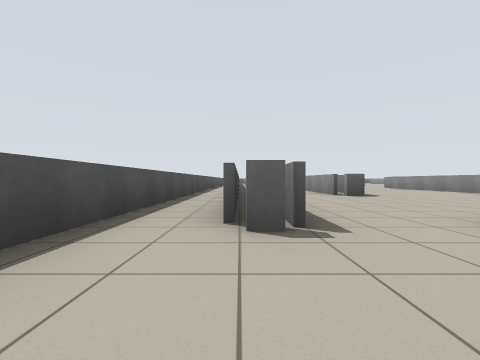
view 1 (above)

15 first-person views from a walk through a robot-simulator world made for Stage. The camera is 0.72 m above the floor, looks level and sees 85° across. Floor lines are 1 m apart. The floor is counted in squares, 2 m on a side. Each view is taken from the middle of a square. On the plan, view 1 faces up. The plan holds only what a view shows up to about 9 squares ahead; the rest is blank. The robots in the file are not drawn.

view 2
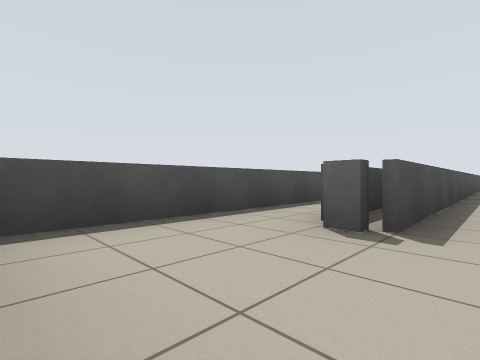

view 3
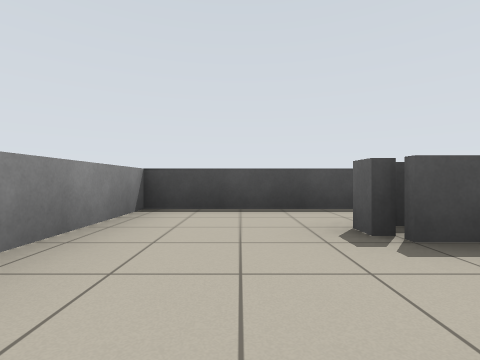

view 4
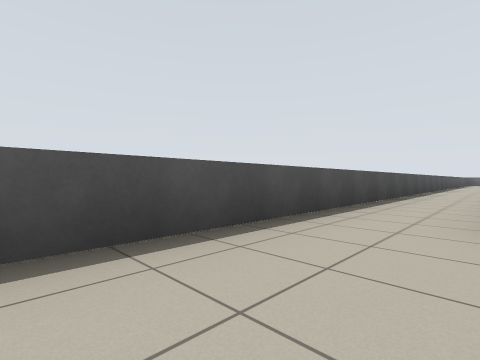

view 5
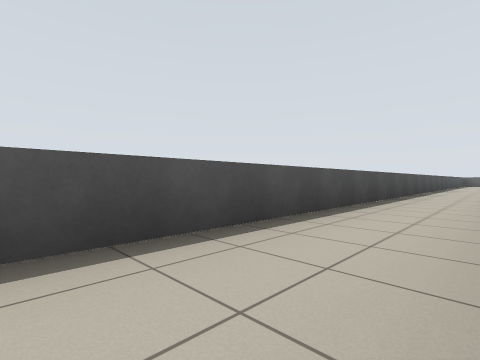

view 6
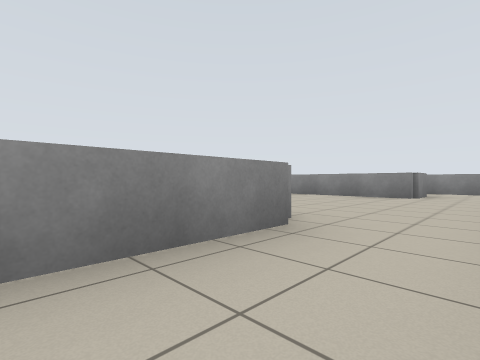

view 7
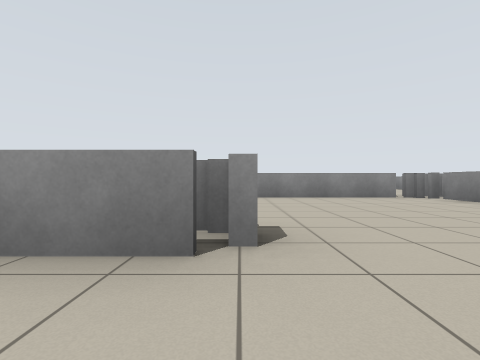

view 8
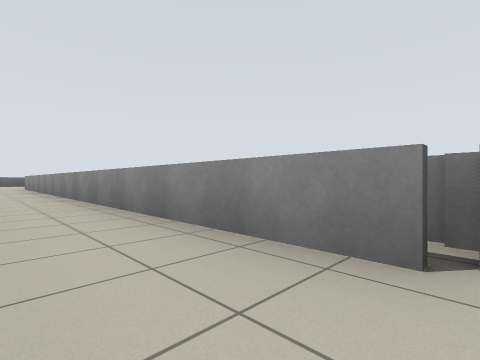

view 9
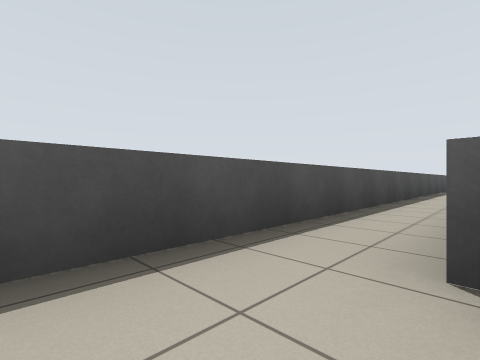

view 10
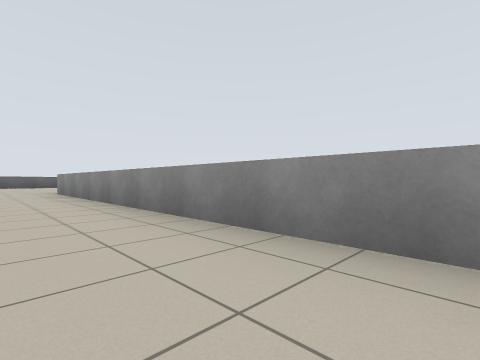

view 11
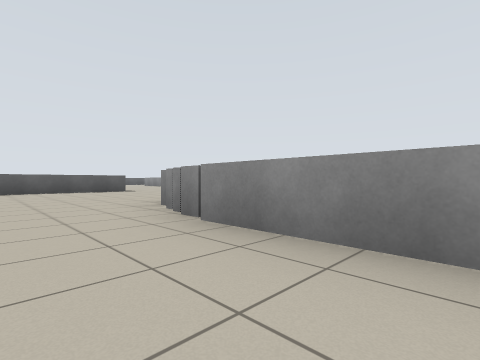

view 12
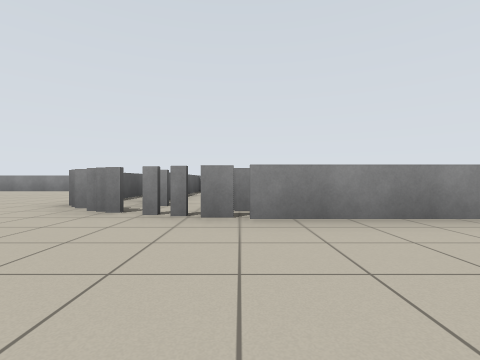

view 13
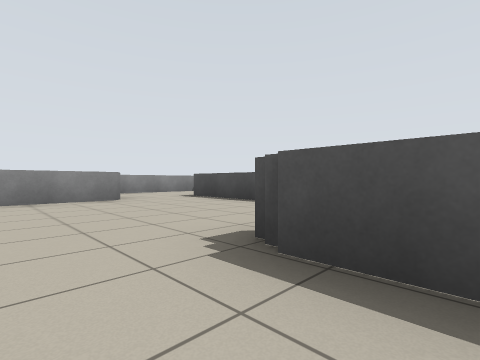

view 14
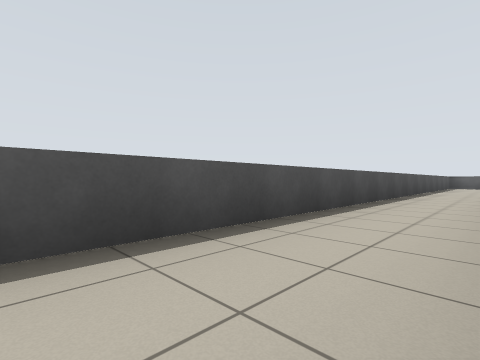

view 15
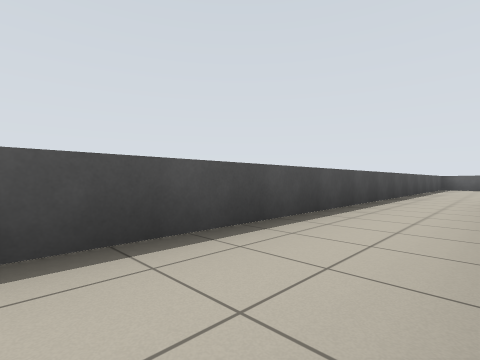

### Floor plan
Key: @ floor where view 1 was taken; . floor; = window, fence, low wall or low ledge.
Columns run from 2 left of view 1 to 13 right of it. Each row starts with its distance up from view 1.
 25    =
 24   =.
 23   =.
 22   =.
 21   =..
 20   =..
 19   =..          =
 18   =..  ====   .=
 17   =..= ..... ..=
 16   =..= ........
 15   =..= ......
 14   =..= .....
 13   =..= ..====
 12   =..= ..======
 11 = =..=...=
 10 = =..= ..=
  9 =.=..= ..=
  8 =.=..=...=
  7 =.=..=...=
  6 =.=..=...=
  5 =.=......=
  4 =.=......=
  3 =.=......=
  2 =.=..=====
  1 =....=
  0 =.@..
 -1  ====

Positions as (right, up) in squares from view 1, and headings:
1: (0, 0), facing up
2: (1, 0), facing up-left
3: (2, 1), facing left
4: (2, 4), facing up-left
5: (2, 6), facing up-left
6: (1, 8), facing down-right
7: (1, 6), facing right
8: (1, 6), facing up-right
9: (0, 1), facing up-left
10: (5, 3), facing up-right
11: (5, 9), facing up-right
12: (4, 11), facing right
13: (4, 7), facing down-left
14: (2, 11), facing up-left
15: (2, 13), facing up-left
